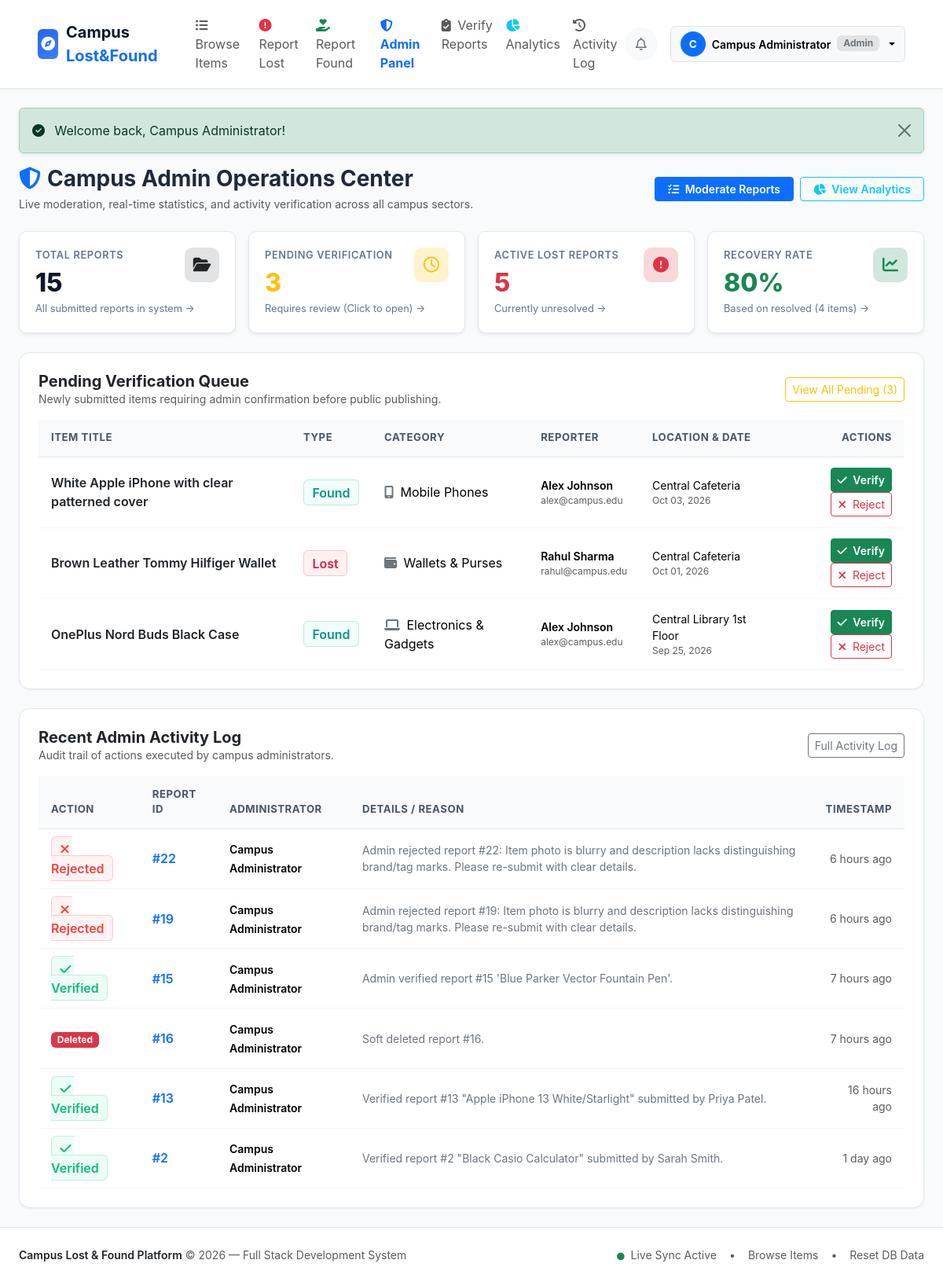
Page /admin/dashboard.php (signed in) on the committed database.
### tables this page shows
CREATE TABLE `reports` (
  `id` int(11) NOT NULL AUTO_INCREMENT,
  `user_id` int(11) NOT NULL,
  `type` enum('lost','found') NOT NULL,
  `category_id` int(11) NOT NULL,
  `title` varchar(150) NOT NULL,
  `description` text NOT NULL,
  `location` varchar(150) NOT NULL,
  `item_date` date NOT NULL,
  `image_path` varchar(255) DEFAULT NULL,
  `status` enum('active','recovered','closed') DEFAULT 'active',
  `verification_status` enum('pending','verified','rejected') DEFAULT 'pending',
  `rejection_reason` text DEFAULT NULL,
  `is_deleted` tinyint(1) DEFAULT 0,
  `recovered_at` datetime DEFAULT NULL,
  `recovered_by` int(11) DEFAULT NULL,
  `created_at` timestamp NOT NULL DEFAULT current_timestamp(),
  `updated_at` timestamp NOT NULL DEFAULT current_timestamp() ON UPDATE current_timestamp(),
  PRIMARY KEY (`id`),
  KEY `user_id` (`user_id`),
  KEY `category_id` (`category_id`),
  CONSTRAINT `reports_ibfk_1` FOREIGN KEY (`user_id`) REFERENCES `users` (`id`) ON DELETE CASCADE,
  CONSTRAINT `reports_ibfk_2` FOREIGN KEY (`category_id`) REFERENCES `categories` (`id`)
);

CREATE TABLE `categories` (
  `id` int(11) NOT NULL AUTO_INCREMENT,
  `name` varchar(80) NOT NULL,
  `icon` varchar(50) DEFAULT 'fa-box',
  `description` varchar(255) DEFAULT '',
  PRIMARY KEY (`id`),
  UNIQUE KEY `name` (`name`)
);

CREATE TABLE `users` (
  `id` int(11) NOT NULL AUTO_INCREMENT,
  `name` varchar(100) NOT NULL,
  `email` varchar(150) NOT NULL,
  `password` varchar(255) NOT NULL,
  `role` enum('student','admin') DEFAULT 'student',
  `student_id` varchar(50) DEFAULT NULL,
  `department` varchar(100) DEFAULT NULL,
  `phone` varchar(30) DEFAULT NULL,
  `avatar` varchar(255) DEFAULT NULL,
  `created_at` timestamp NOT NULL DEFAULT current_timestamp(),
  PRIMARY KEY (`id`),
  UNIQUE KEY `email` (`email`)
);

CREATE TABLE `admin_activity_log` (
  `id` int(11) NOT NULL AUTO_INCREMENT,
  `admin_id` int(11) NOT NULL,
  `report_id` int(11) DEFAULT NULL,
  `action` varchar(100) NOT NULL,
  `details` text NOT NULL,
  `created_at` timestamp NOT NULL DEFAULT current_timestamp(),
  PRIMARY KEY (`id`),
  KEY `admin_id` (`admin_id`),
  CONSTRAINT `admin_activity_log_ibfk_1` FOREIGN KEY (`admin_id`) REFERENCES `users` (`id`) ON DELETE CASCADE
);

### config/session.php (called while the page is built, shortened)
<?php
function get_base_url() {
    $appUrl = getenv('APP_URL') ?: ($_ENV['APP_URL'] ?? '');
    $scriptName = str_replace('\\', '/', $_SERVER['SCRIPT_NAME'] ?? '');
    $knownSubdirs = ['/admin', '/student', '/api', '/auth', '/includes', '/config'];
    $dir = dirname($scriptName);
    foreach ($knownSubdirs as $sub) {
        if (substr($dir, -strlen($sub)) === $sub) {
            $dir = substr($dir, 0, -strlen($sub));
            break;
        }
    }
    $dir = str_replace('\\', '/', $dir);
    if ($dir === '/' || $dir === '.' || empty($dir)) {
        return '';
    }
    return rtrim($dir, '/');
}

### admin/dashboard.php (the view, shortened to what this page needs)
<?php
require_once __DIR__ . '/../config/helpers.php';
try {
    $kpiStmt = $pdo->query("
        SELECT
            COUNT(*) AS total_reports,
            SUM(CASE WHEN is_deleted = 0 AND type = 'lost' AND status = 'active' THEN 1 ELSE 0 END) AS active_lost,
            SUM(CASE WHEN is_deleted = 0 AND type = 'found' AND status = 'active' THEN 1 ELSE 0 END) AS active_found,
            SUM(CASE WHEN is_deleted = 0 AND status = 'recovered' THEN 1 ELSE 0 END) AS recovered_reports,
            SUM(CASE WHEN is_deleted = 0 AND verification_status = 'pending' THEN 1 ELSE 0 END) AS pending_verification,
            SUM(CASE WHEN is_deleted = 0 AND verification_status = 'verified' THEN 1 ELSE 0 END) AS verified_reports,
            SUM(CASE WHEN is_deleted = 0 AND (status = 'recovered' OR status = 'closed') THEN 1 ELSE 0 END) AS resolved_reports
        FROM reports
        WHERE is_deleted = 0
    ");
    $kpi = $kpiStmt->fetch(PDO::FETCH_ASSOC);
    $resolved = (int)($kpi['resolved_reports'] ?? 0);
    $recovered = (int)($kpi['recovered_reports'] ?? 0);
    $recoveryRate = ($resolved > 0) ? round(($recovered / $resolved) * 100, 1) : 0;
    $pendingStmt = $pdo->query("
        SELECT r.*, u.name AS reporter_name, u.email AS reporter_email, c.name AS category_name, c.icon AS category_icon
        FROM reports r
        JOIN users u ON r.user_id = u.id
        JOIN categories c ON r.category_id = c.id
        WHERE r.verification_status = 'pending' AND r.is_deleted = 0
        ORDER BY r.created_at DESC
        LIMIT 5
    ");
    $pendingReports = $pendingStmt->fetchAll(PDO::FETCH_ASSOC);
    $logsStmt = $pdo->query("
        SELECT l.*, u.name AS admin_name
        FROM admin_activity_log l
        JOIN users u ON l.admin_id = u.id
        ORDER BY l.created_at DESC
        LIMIT 6
    ");
    $recentLogs = $logsStmt->fetchAll(PDO::FETCH_ASSOC);
} catch (Exception $e) {
    error_log("Admin dashboard error: " . $e->getMessage());
    die("Database error while loading admin metrics.");
}
require_once __DIR__ . '/../includes/header.php';
?>
<div class="d-flex flex-column flex-md-row justify-content-between align-items-md-center mb-4 gap-3">
    <div>
        <h3 class="fw-bold mb-1"><i class="fa-solid fa-shield-halved text-primary me-2"></i>Campus Admin Operations Center</h3>
        <p class="text-muted small mb-0">Live moderation, real-time statistics, and activity verification across all campus sectors.</p>
    </div>
    <div class="d-flex gap-2">
        <a href="<?= $baseUrl ?>/admin/manage_reports.php" class="btn btn-primary btn-sm px-3 fw-semibold">
            <i class="fa-solid fa-list-check me-1"></i> Moderate Reports
        </a>
        <a href="<?= $baseUrl ?>/admin/analytics.php" class="btn btn-outline-info btn-sm px-3 fw-semibold">
            <i class="fa-solid fa-chart-pie me-1"></i> View Analytics
        </a>
    </div>
</div>
<div class="row g-3 mb-4">
    <div class="col-sm-6 col-xl-3">
        <a href="<?= $baseUrl ?>/admin/manage_reports.php" class="text-decoration-none text-reset d-block" title="Click to view all reports">
            <div class="kpi-card shadow-sm">
                <div class="kpi-title">Total Reports</div>
                <div class="kpi-value"><?= (int)$kpi['total_reports'] ?></div>
                <div class="kpi-subtext">All submitted reports in system &rarr;</div>
                <div class="kpi-icon bg-secondary-subtle text-dark">
                    <i class="fa-solid fa-folder-open"></i>
                </div>
            </div>
        </a>
    </div>
    <div class="col-sm-6 col-xl-3">
        <a href="<?= $baseUrl ?>/admin/manage_reports.php?verification=pending" class="text-decoration-none text-reset d-block" title="Click to review pending reports">
            <div class="kpi-card shadow-sm">
                <div class="kpi-title">Pending Verification</div>
                <div class="kpi-value text-warning"><?= (int)$kpi['pending_verification'] ?></div>
                <div class="kpi-subtext">Requires review (Click to open) &rarr;</div>
                <div class="kpi-icon bg-warning-subtle text-warning">
                    <i class="fa-regular fa-clock"></i>
                </div>
            </div>
        </a>
    </div>
    <div class="col-sm-6 col-xl-3">
        <a href="<?= $baseUrl ?>/admin/manage_reports.php?type=lost&status=active" class="text-decoration-none text-reset d-block" title="Click to view active lost reports">
            <div class="kpi-card shadow-sm">
                <div class="kpi-title">Active Lost Reports</div>
                <div class="kpi-value text-danger"><?= (int)$kpi['active_lost'] ?></div>
                <div class="kpi-subtext">Currently unresolved &rarr;</div>
                <div class="kpi-icon bg-danger-subtle text-danger">
                    <i class="fa-solid fa-circle-exclamation"></i>
                </div>
            </div>
        </a>
    </div>
    <div class="col-sm-6 col-xl-3">
        <a href="<?= $baseUrl ?>/admin/manage_reports.php?status=recovered" class="text-decoration-none text-reset d-block" title="Click to view recovered reports">
            <div class="kpi-card shadow-sm">
                <div class="kpi-title">Recovery Rate</div>
                <div class="kpi-value text-success"><?= $recoveryRate ?>%</div>
                <div class="kpi-subtext">Based on resolved (<?= $recovered ?> items) &rarr;</div>
                <div class="kpi-icon bg-success-subtle text-success">
                    <i class="fa-solid fa-chart-line"></i>
                </div>
            </div>
        </a>
    </div>
</div>
<div class="card card-custom p-4 mb-4">
    <div class="d-flex justify-content-between align-items-center mb-3">
        <div>
            <h5 class="fw-bold mb-0 text-dark">Pending Verification Queue</h5>
            <p class="text-muted small mb-0">Newly submitted items requiring admin confirmation before public publishing.</p>
        </div>
        <a href="<?= $baseUrl ?>/admin/manage_reports.php?verification=pending" class="btn btn-outline-warning btn-sm">
            View All Pending (<?= (int)$kpi['pending_verification'] ?>)
        </a>
    </div>
    <?php if (empty($pendingReports)): ?>
        <div class="empty-state py-4">
            <div class="empty-state-icon text-success"><i class="fa-solid fa-circle-check"></i></div>
            <h6 class="empty-state-title">Verification Queue Clear</h6>
            <p class="empty-state-text">All reported lost and found items have been reviewed by administrators.</p>
        </div>
    <?php else: ?>
        <div class="table-responsive">
            <table class="table table-custom table-hover mb-0">
                <thead>
                    <tr>
                        <th>Item Title</th>
                        <th>Type</th>
                        <th>Category</th>
                        <th>Reporter</th>
                        <th>Location &amp; Date</th>
                        <th class="text-end">Actions</th>
                    </tr>
                </thead>
                <tbody>
                    <?php foreach ($pendingReports as $pr): ?>
                        <tr>
                            <td>
                                <a href="<?= $baseUrl ?>/item_details.php?id=<?= $pr['id'] ?>" class="fw-semibold text-dark text-decoration-none">
                                    <?= e($pr['title']) ?>
                                </a>
                            </td>
                            <td>
                                <?php if ($pr['type'] === 'lost'): ?>
                                    <span class="badge-lost">Lost</span>
                                <?php else: ?>
                                    <span class="badge-found">Found</span>
                                <?php endif; ?>
                            </td>
                            <td>
                                <i class="fa-solid <?= e($pr['category_icon']) ?> me-1 text-secondary"></i>
                                <?= e($pr['category_name']) ?>
                            </td>
                            <td>
                                <div class="small fw-semibold"><?= e($pr['reporter_name']) ?></div>
                                <div class="text-muted" style="font-size: 0.75rem;"><?= e($pr['reporter_email']) ?></div>
                            </td>
                            <td>
                                <div class="small"><?= e($pr['location']) ?></div>
                                <div class="text-muted" style="font-size: 0.75rem;"><?= date('M d, Y', strtotime($pr['item_date'])) ?></div>
                            </td>
                            <td class="text-end">
                                <a href="<?= $baseUrl ?>/admin/manage_reports.php?action=verify&id=<?= $pr['id'] ?>" class="btn btn-success btn-sm py-1 px-2 fw-semibold" onclick="return confirm('Verify and publish this report?');">
                                    <i class="fa-solid fa-check me-1"></i> Verify
                                </a>
                                <a href="<?= $baseUrl ?>/admin/manage_reports.php?open_reject=<?= $pr['id'] ?>" class="btn btn-outline-danger btn-sm py-1 px-2">
                                    <i class="fa-solid fa-xmark me-1"></i> Reject
                                </a>
                            </td>
                        </tr>
                    <?php endforeach; ?>
                </tbody>
            </table>
        </div>
    <?php endif; ?>
</div>
<div class="card card-custom p-4">
    <div class="d-flex justify-content-between align-items-center mb-3">
        <div>
            <h5 class="fw-bold mb-0 text-dark">Recent Admin Activity Log</h5>
            <p class="text-muted small mb-0">Audit trail of actions executed by campus administrators.</p>
        </div>
        <a href="<?= $baseUrl ?>/admin/logs.php" class="btn btn-outline-secondary btn-sm">Full Activity Log</a>
    </div>
    <div class="table-responsive">
        <table class="table table-custom mb-0">
            <thead>
                <tr>
                    <th>Action</th>
                    <th>Report ID</th>
                    <th>Administrator</th>
                    <th>Details / Reason</th>
                    <th class="text-end">Timestamp</th>
                </tr>
            </thead>
            <tbody>
                <?php if (empty($recentLogs)): ?>
                    <tr>
                        <td colspan="5" class="text-center text-muted py-3">No activity recorded yet.</td>
                    </tr>
                <?php else: ?>
                    <?php foreach ($recentLogs as $log): ?>
                        <tr>
                            <td>
                                <?php if ($log['action'] === 'VERIFY_REPORT'): ?>
                                    <span class="badge-verified"><i class="fa-solid fa-check me-1"></i> Verified</span>
                                <?php elseif ($log['action'] === 'REJECT_REPORT'): ?>
                                    <span class="badge-rejected"><i class="fa-solid fa-xmark me-1"></i> Rejected</span>
                                <?php elseif ($log['action'] === 'DELETE_REPORT'): ?>
                                    <span class="badge bg-danger text-white">Deleted</span>
                                <?php else: ?>
                                    <span class="badge bg-secondary"><?= e($log['action']) ?></span>
                                <?php endif; ?>
                            </td>
                            <td>
                                <?php if ($log['report_id']): ?>
                                    <a href="<?= $baseUrl ?>/item_details.php?id=<?= $log['report_id'] ?>" class="text-decoration-none fw-semibold">
                                        #<?= $log['report_id'] ?>
                                    </a>
                                <?php else: ?>
                                    <span class="text-muted">&mdash;</span>
                                <?php endif; ?>
                            </td>
                            <td><span class="small fw-semibold"><?= e($log['admin_name']) ?></span></td>
                            <td class="small text-secondary"><?= e($log['details']) ?></td>
                            <td class="text-end small text-muted"><?= time_ago($log['created_at']) ?></td>
                        </tr>
                    <?php endforeach; ?>
                <?php endif; ?>
            </tbody>
        </table>
    </div>
</div>
<?php require_once __DIR__ . '/../includes/footer.php'; ?>

### rows in the picture
reports: title "White Apple iPhone with clear patterned cover", type "Found", category.name "Mobile Phones", user.name "Alex Johnson", user.email "alex@campus.edu", location "Central Cafeteria", item_date "Oct 03, 2026"
reports: title "Brown Leather Tommy Hilfiger Wallet", type "Lost", category.name "Wallets & Purses", user.name "Rahul Sharma", user.email "rahul@campus.edu", location "Central Cafeteria", item_date "Oct 01, 2026"
reports: title "OnePlus Nord Buds Black Case", type "Found", category.name "Electronics & Gadgets", user.name "Alex Johnson", user.email "alex@campus.edu", location "Central Library 1st Floor", item_date "Sep 25, 2026"
admin_activity_log: action "REJECT_REPORT" (drawn), report "22", admin.name "Campus Administrator", details "Admin rejected report #22: Item photo is blurry and description lacks distinguishing brand/tag marks. Please re-submit with clear details.", created_at "6 hours ago"
admin_activity_log: action "REJECT_REPORT" (drawn), report "19", admin.name "Campus Administrator", details "Admin rejected report #19: Item photo is blurry and description lacks distinguishing brand/tag marks. Please re-submit with clear details.", created_at "6 hours ago"
admin_activity_log: action "VERIFY_REPORT" (drawn), report "15", admin.name "Campus Administrator", details "Admin verified report #15 'Blue Parker Vector Fountain Pen'.", created_at "7 hours ago"
admin_activity_log: action "Deleted", report "16", admin.name "Campus Administrator", details "Soft deleted report #16.", created_at "7 hours ago"
admin_activity_log: action "VERIFY_REPORT" (drawn), report "13", admin.name "Campus Administrator", details "Verified report #13 \"Apple iPhone 13 White/Starlight\" submitted by Priya Patel.", created_at "16 hours ago"
admin_activity_log: action "VERIFY_REPORT" (drawn), report "2", admin.name "Campus Administrator", details "Verified report #2 \"Black Casio Calculator\" submitted by Sarah Smith.", created_at "1 day ago"

### other values in the picture
substr($currentUser['name'], 0, 1) "C"
$currentUser['name'] "Campus Administrator"
$currentUser['role'] "Admin"
$msg['message'] "Welcome back, Campus Administrator!"
$kpi['total_reports'] "15"
$kpi['pending_verification'] "3"
$kpi['active_lost'] "5"
$recovered "4"
